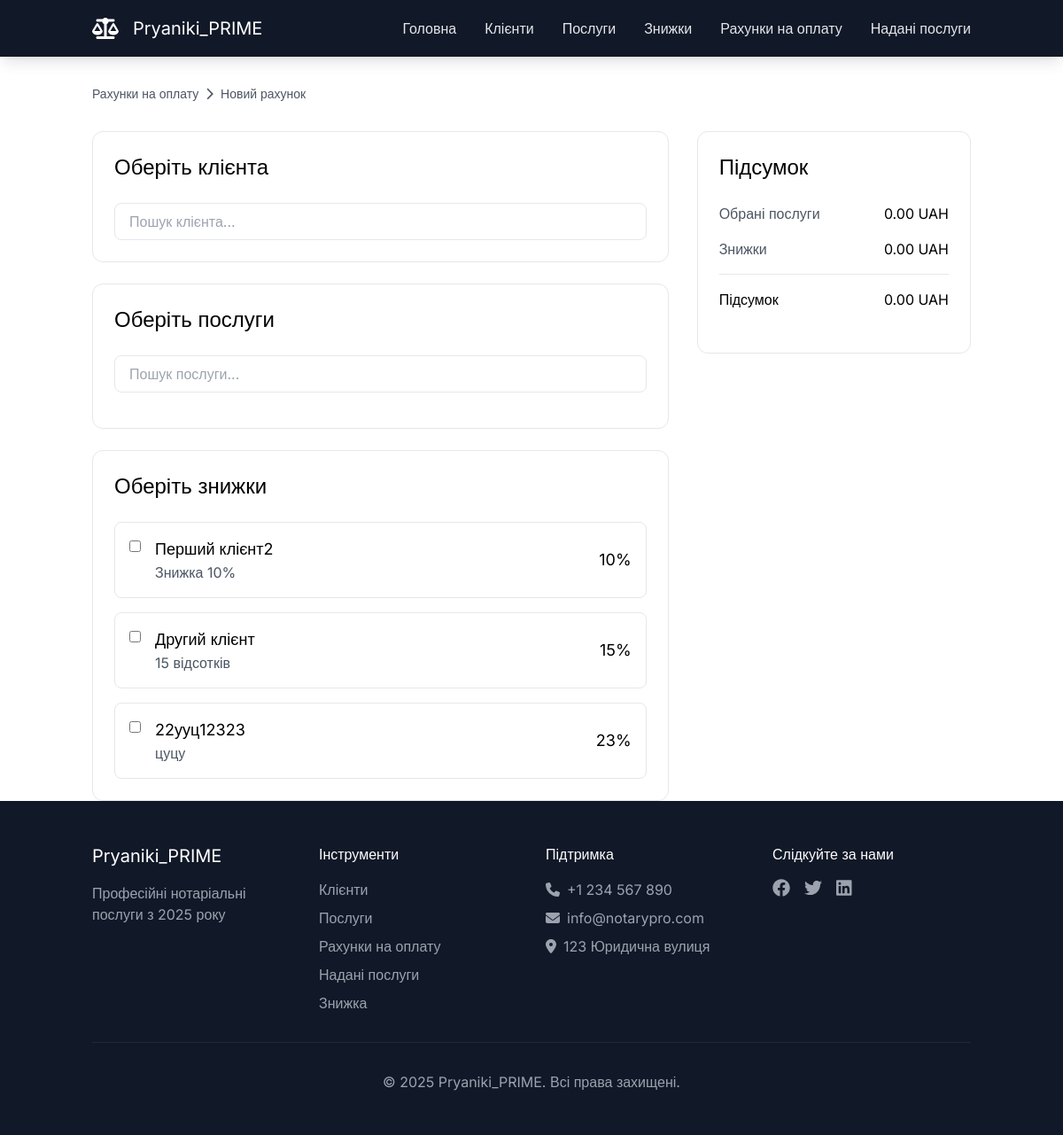
/add_invoice/ (signed in), run on an earlier commit of the app's database.
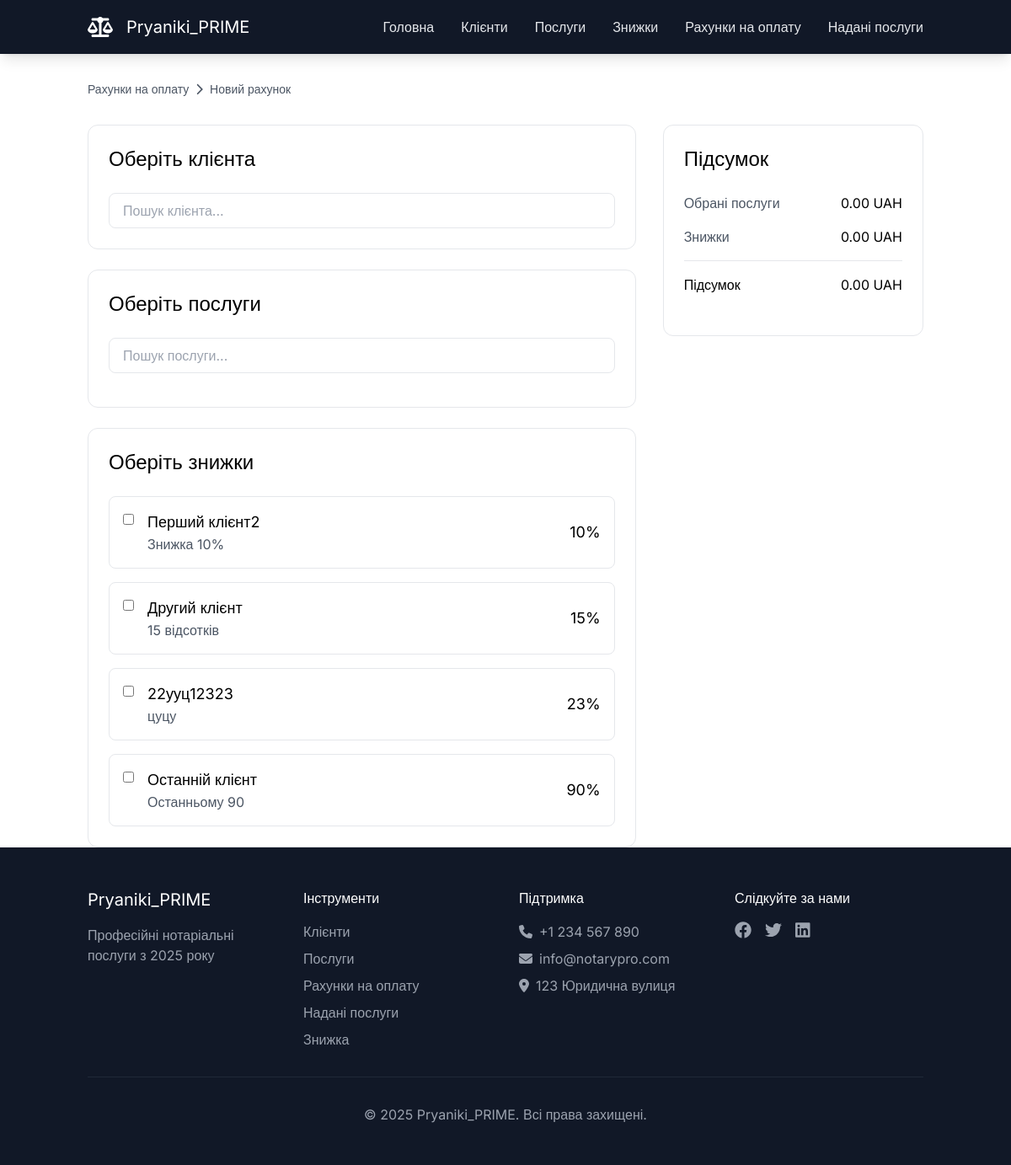
And on a later commit of the database.
### RealAgency/models.py (models this page shows)
class Discount(models.Model):
    name = models.CharField(max_length=255)
    rate = models.IntegerField()
    description = models.CharField(max_length=255)

### RealAgency/views.py (the view)
        def _wrapped_view(request, *args, **kwargs):
            if not request.user.is_authenticated:
                return redirect('login')
            if not any(group.name in roles for group in request.user.groups.all()):
                raise PermissionDenied("You are not permitted to perform this action.")
            return view_func(request, *args, **kwargs)

### RealAgency/views.py (called while the page is built)
def role_required(roles):
    def decorator(view_func):
        def _wrapped_view(request, *args, **kwargs):
            if not request.user.is_authenticated:
                return redirect('login')
            if not any(group.name in roles for group in request.user.groups.all()):
                raise PermissionDenied("You are not permitted to perform this action.")
            return view_func(request, *args, **kwargs)
        return _wrapped_view
    return decorator

@role_required(['Notary'])
def add_invoice(request):
    discount_list = Discount.objects.all().order_by('id')
    return render(request, 'invoices/add_invoice.html', {'discounts': discount_list})

### templates/invoices/add_invoice.html (shortened to what this page needs)
{% extends "base.html" %}
{% block content %}
<main id="main" class="pt-24">
    <div class="container mx-auto px-4">
        <div id="breadcrumbs" class="mb-8">
            <div class="flex items-center space-x-2 text-sm text-neutral-600">
                <span>Рахунки на оплату</span>
                <i class="fa-solid fa-chevron-right"></i>
                <span>Новий рахунок</span>
            </div>
        </div>
        <div id="service-form" class="grid grid-cols-1 lg:grid-cols-3 gap-8">
            <div class="lg:col-span-2">
                <div class="bg-white rounded-xl border border-neutral-200 p-6 mb-6">
                    <h2 class="text-2xl mb-6">Оберіть клієнта</h2>
                    <div class="flex space-x-2 relative">
                        <input type="text" id="client-search" placeholder="Пошук клієнта..."
                            class="flex-1 border rounded-lg px-4 py-2">
                    </div>
                </div>
                <div class="bg-white rounded-xl border border-neutral-200 p-6 mb-6">
                    <h2 class="text-2xl mb-6">Оберіть послуги</h2>
                    <div class="flex space-x-2 relative">
                        <input type="text" id="service-search" placeholder="Пошук послуги..."
                            class="flex-1 border rounded-lg px-4 py-2">
                    </div>
                </div>
                <div class="bg-white rounded-xl border border-neutral-200 p-6">
                    <h2 class="text-2xl mb-6">Оберіть знижки</h2>
                    <div class="space-y-4">
                        {% for discount in discounts %}
                        <div class="flex items-center justify-between p-4 border rounded-lg hover:bg-neutral-50">
                            <div class="flex items-start space-x-4">
                                <input type="checkbox" class="discount-checkbox mt-1" data-rate="{{ discount.rate }}" data-id="{{ discount.id }}" />
                                <div>
                                    <h3 class="text-lg">{{ discount.name }}</h3>
                                    <p class="text-neutral-600">{{ discount.description }}</p>
                                </div>
                            </div>
                            <span class="text-lg">{{ discount.rate }}%</span>
                        </div>
                        {% endfor %}
                    </div>
                </div>
            </div>
            <div id="summary" class="lg:col-span-1">
                <div class="bg-white rounded-xl border border-neutral-200 p-6 sticky top-24">
                    <h2 class="text-2xl mb-6">Підсумок</h2>
                    <div class="space-y-4 mb-6">
                        <div class="flex justify-between">
                            <span class="text-neutral-600">Обрані послуги</span>
                            <span id="selected-services-sum">{{ servicesTotal }} UAH</span>
                        </div>
                        <div class="flex justify-between">
                            <span class="text-neutral-600">Знижки</span>
                            <span id="discounts-sum">0.00 UAH</span>
                        </div>
                        <div class="border-t pt-4">
                            <div class="flex justify-between">
                                <span>Підсумок</span>
                                <span id="total-sum">0.00 UAH</span>
                            </div>
                        </div>
                    </div>
                </div>
            </div>
        </div>
    </div>
</main>
{% endblock %}

What changed in the data, as far as the page shows it:
added Discount: name "Останній клієнт", description "Останньому 90", rate "90"
